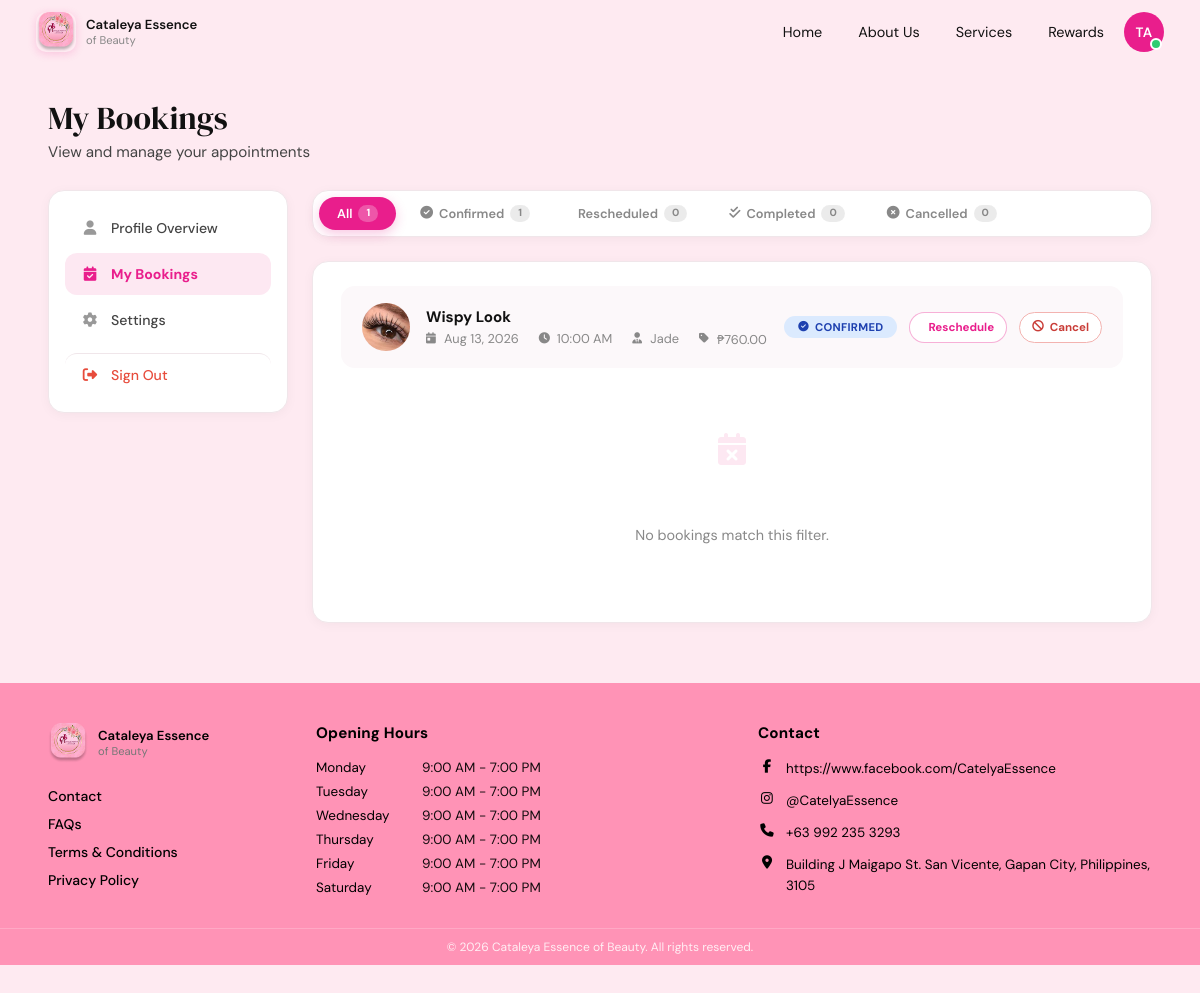
Screenshot of /Php/bookings.php (signed in) with the database file from the repository.
### tables this page shows
CREATE TABLE `bookings` (
  `id` int NOT NULL,
  `user_id` int NOT NULL,
  `service_id` int NOT NULL,
  `staff_id` int DEFAULT NULL,
  `booking_date` varchar(50) NOT NULL,
  `booking_time` time NOT NULL,
  `deadline` datetime DEFAULT NULL,
  `status` enum('pending','confirmed','rescheduled','completed','cancelled') DEFAULT 'confirmed',
  `auto_cancelled` tinyint(1) DEFAULT '0',
  `total_amount` decimal(10,2) NOT NULL,
  `notes` text,
  `reschedule_reason` varchar(1000) DEFAULT NULL,
  `created_at` timestamp NULL DEFAULT CURRENT_TIMESTAMP,
  `updated_at` timestamp NULL DEFAULT CURRENT_TIMESTAMP ON UPDATE CURRENT_TIMESTAMP,
  `active_user_slot_key` varchar(128) GENERATED ALWAYS AS (case when (`status` in (_utf8mb4'confirmed',_utf8mb4'rescheduled')) then concat(`user_id`,_utf8mb4'|',`booking_date`,_utf8mb4'|',`booking_time`) else NULL end) STORED,
  `active_slot_key` varchar(128) GENERATED ALWAYS AS (case when (`status` in (_utf8mb4'confirmed',_utf8mb4'rescheduled')) then concat(`booking_date`,_utf8mb4'|',`booking_time`) else NULL end) STORED
);

CREATE TABLE `services` (
  `id` int NOT NULL,
  `name` varchar(255) NOT NULL,
  `description` text,
  `main_category` enum('Beauty Services','Spa Massage') NOT NULL,
  `sub_category` varchar(100) NOT NULL,
  `price` decimal(10,2) NOT NULL,
  `duration_minutes` int DEFAULT NULL,
  `image_url` varchar(255) DEFAULT NULL,
  `is_active` tinyint(1) DEFAULT '1',
  `created_at` timestamp NULL DEFAULT CURRENT_TIMESTAMP,
  `updated_at` timestamp NULL DEFAULT CURRENT_TIMESTAMP ON UPDATE CURRENT_TIMESTAMP
);

CREATE TABLE `staff` (
  `id` int NOT NULL,
  `full_name` varchar(100) NOT NULL,
  `email` varchar(100) DEFAULT NULL,
  `phone` varchar(20) DEFAULT NULL,
  `specialization` varchar(255) DEFAULT NULL,
  `is_available` tinyint(1) DEFAULT '1',
  `rating` decimal(3,2) DEFAULT '0.00',
  `total_reviews` int DEFAULT '0',
  `created_at` timestamp NULL DEFAULT CURRENT_TIMESTAMP,
  `category` enum('Beauty Services','Spa Massage') NOT NULL DEFAULT 'Beauty Services',
  `title` varchar(100) DEFAULT NULL,
  `image_url` varchar(255) DEFAULT NULL,
  `experience_years` int DEFAULT '0'
);

### Php/bookings.php (the view, shortened to what this page needs)
<?php
require_once __DIR__ . '/../config/database.php';
$user_id = $_SESSION['user_id'];
$sql = "
    SELECT b.id, b.service_id, b.booking_date, b.booking_time, b.status, b.created_at, b.total_amount,
           s.name as service_name, s.image_url as service_image, s.price,
           st.full_name as stylist_name
    FROM bookings b
    JOIN services s ON b.service_id = s.id
    LEFT JOIN staff st ON b.staff_id = st.id
    WHERE b.user_id = ?
      AND b.status IN ('confirmed', 'completed', 'cancelled', 'rescheduled')
    ORDER BY b.booking_date DESC, b.booking_time DESC
";
$stmt = $pdo->prepare($sql);
$stmt->execute([$user_id]);
$bookings = $stmt->fetchAll();
$status_counts = [
    'all' => count($bookings),
    'confirmed' => 0,
    'rescheduled' => 0,
    'completed' => 0,
    'cancelled' => 0
];
foreach ($bookings as $b) {
    if (isset($status_counts[$b['status']])) {
        $status_counts[$b['status']]++;
    }
}
$stmt = $pdo->prepare("SELECT id, full_name, email, profile_photo FROM users WHERE id = ?");
$stmt->execute([$user_id]);
$user = $stmt->fetch();
$name_parts = array_filter(explode(' ', trim($user['full_name'])));
if (count($name_parts) >= 2) {
    $initials = strtoupper(substr(reset($name_parts), 0, 1) . substr(end($name_parts), 0, 1));
} elseif (count($name_parts) === 1) {
    $initials = strtoupper(substr(reset($name_parts), 0, 2));
} else {
    $initials = 'U';
}
?>
<!DOCTYPE html>
<html lang="en">
<head>
    <link rel="stylesheet" href="https://cdnjs.cloudflare.com/ajax/libs/font-awesome/6.5.0/css/all.min.css" />
    <link rel="stylesheet" href="../css/bookings.css" />
    <link rel="stylesheet" href="../css/user-footer.css" />
</head>
<body>
    <header class="navbar">
        <div class="navbar__logo">
            <img src="../img/Rectangle 38 (1).png" class="logo-img" alt="Cataleya Essence of Beauty" />
            <div class="logo-text">
                <span class="logo-name">Cataleya Essence</span>
                <span class="logo-sub">of Beauty</span>
            </div>
        </div>
        <nav class="navbar__links" id="nav-links">
            <a href="home.php" class="nav-link">Home</a>
            <a href="about.php" class="nav-link">About Us</a>
            <a href="serv.php" class="nav-link">Services</a>
            <a href="Rewards.php" class="nav-link">Rewards</a>
        </nav>
        <div class="profile-wrapper" id="profileWrapper">
            <div class="profile-avatar" id="profileAvatar" role="button" aria-haspopup="true" aria-expanded="false">
                <?php if ($user['profile_photo']): ?>
                    <img src="<?php echo htmlspecialchars($user['profile_photo']); ?>" alt="Profile" class="avatar-image" />
                <?php else: ?>
                    <span class="avatar-initials"><?php echo htmlspecialchars($initials); ?></span>
                <?php endif; ?>
                <span class="status-dot"></span>
            </div>
        </div>
    </header>
    <main class="profile-page">
        <div class="profile-header">
            <div>
                <h1>My Bookings</h1>
                <p>View and manage your appointments</p>
            </div>
        </div>
        <div class="profile-layout">
            <aside class="profile-sidebar">
                <nav class="sidebar-nav">
                    <a href="profile.php" class="sidebar-link"><i class="fas fa-user"></i> Profile Overview</a>
                    <a href="bookings.php" class="sidebar-link active"><i class="fas fa-calendar-check"></i> My Bookings</a>
                    <a href="settings.php" class="sidebar-link"><i class="fas fa-cog"></i> Settings</a>
                    <a href="../auth/logout.php" class="sidebar-link sidebar-link--signout"><i class="fas fa-sign-out-alt"></i> Sign Out</a>
                </nav>
            </aside>
            <div class="profile-main">
                <div class="filter-tabs" id="filterTabs" role="toolbar" aria-label="Filter bookings by status">
                    <button type="button" class="filter-tab active" data-status="all" aria-pressed="true">
                        All <span class="count-badge"><?php echo $status_counts['all']; ?></span>
                    </button>
                    <button type="button" class="filter-tab" data-status="confirmed" aria-pressed="false">
                        <i class="fas fa-check-circle"></i> Confirmed <span class="count-badge"><?php echo $status_counts['confirmed']; ?></span>
                    </button>
                    <button type="button" class="filter-tab" data-status="rescheduled" aria-pressed="false">
                        <i class="fas fa-calendar-pen"></i> Rescheduled <span class="count-badge"><?php echo $status_counts['rescheduled']; ?></span>
                    </button>
                    <button type="button" class="filter-tab" data-status="completed" aria-pressed="false">
                        <i class="fas fa-check-double"></i> Completed <span class="count-badge"><?php echo $status_counts['completed']; ?></span>
                    </button>
                    <button type="button" class="filter-tab" data-status="cancelled" aria-pressed="false">
                        <i class="fas fa-times-circle"></i> Cancelled <span class="count-badge"><?php echo $status_counts['cancelled']; ?></span>
                    </button>
                </div>
                <div class="bookings-container" id="bookingsContainer">
                    <?php if (count($bookings) === 0): ?>
                        <div class="empty-state">
                            <i class="fas fa-calendar-plus"></i>
                            <p>You have no bookings yet.</p>
                            <a href="serv.php" class="btn-book-now">Book a Service</a>
                        </div>
                    <?php else: ?>
                        <?php foreach ($bookings as $booking): ?>
                            <div class="booking-card" data-status="<?php echo htmlspecialchars($booking['status']); ?>" data-booking-id="<?php echo $booking['id']; ?>">
                                <div class="booking-icon-wrap">
                                    <?php if ($booking['service_image']): ?>
                                        <img src="<?php echo htmlspecialchars($booking['service_image']); ?>" alt="<?php echo htmlspecialchars($booking['service_name']); ?>" />
                                    <?php else: ?>
                                        <i class="fas fa-spa"></i>
                                    <?php endif; ?>
                                </div>
                                <div class="booking-body">
                                    <span class="service-name"><?php echo htmlspecialchars($booking['service_name']); ?></span>
                                    <div class="booking-meta">
                                        <span><i class="fas fa-calendar-day"></i> <?php echo date('M j, Y', strtotime($booking['booking_date'])); ?></span>
                                        <span><i class="fas fa-clock"></i> <?php echo date('g:i A', strtotime($booking['booking_time'])); ?></span>
                                        <?php if ($booking['stylist_name']): ?>
                                            <span><i class="fas fa-user-tie"></i> <?php echo htmlspecialchars($booking['stylist_name']); ?></span>
                                        <?php endif; ?>
                                        <span><i class="fas fa-tag"></i> ₱<?php echo number_format($booking['total_amount'] ?: $booking['price'], 2); ?></span>
                                    </div>
                                </div>
                                <div class="booking-actions">
                                    <span class="status-badge <?php echo getStatusBadgeClass($booking['status']); ?>">
                                        <i class="fas <?php echo getStatusIcon($booking['status']); ?>"></i>
                                        <?php echo ucfirst($booking['status']); ?>
                                    </span>
                                    <?php if ($booking['status'] === 'confirmed'): ?>
                                        <button type="button" class="btn-reschedule-booking" data-booking-id="<?php echo (int) $booking['id']; ?>" data-booking-date="<?php echo htmlspecialchars($booking['booking_date']); ?>" data-booking-time="<?php echo htmlspecialchars($booking['booking_time']); ?>" data-service-id="<?php echo (int) $booking['service_id']; ?>" data-service-price="<?php echo htmlspecialchars(number_format((float) $booking['price'], 2, '.', '')); ?>">
                                            <i class="fas fa-calendar-pen"></i> Reschedule
                                        </button>
                                    <?php endif; ?>
                                    <?php if (in_array($booking['status'], ['confirmed', 'rescheduled'], true)): ?>
                                        <button type="button" class="btn-cancel-booking" data-booking-id="<?php echo (int) $booking['id']; ?>">
                                            <i class="fas fa-ban"></i> Cancel
                                        </button>
                                    <?php endif; ?>
                                </div>
                            </div>
                        <?php endforeach; ?>
                    <?php endif; ?>
                    <div class="filter-empty-state" id="filterEmptyState" hidden role="status" aria-live="polite">
                        <i class="fas fa-calendar-xmark" aria-hidden="true"></i>
                        <p>No bookings match this filter.</p>
                    </div>
                </div>
            </div>
        </div>
    </main>
    <?php require __DIR__ . '/includes/user-footer.php'; ?>
</body>
</html>
<?php
function getStatusBadgeClass(string $status): string {
    return match ($status) {
        'confirmed' => 'status-confirmed',
        'rescheduled' => 'status-rescheduled',
        'completed' => 'status-completed',
        'cancelled' => 'status-cancelled',
        default     => 'status-default',
    };
}
function getStatusIcon(string $status): string {
    return match ($status) {
        'confirmed' => 'fa-check-circle',
        'rescheduled' => 'fa-calendar-pen',
        'completed' => 'fa-check-double',
        'cancelled' => 'fa-times-circle',
        default     => 'fa-circle',
    };
}
?>

### rows the page displays
bookings: service.image_url (picture), service.name "Wispy Look", booking_date "Aug 13, 2026", booking_time "10:00 AM", staff.full_name "Jade", total_amount "760.00", status "CONFIRMED"

### other values shown
$initials "TA"
$status_counts['all'] "1"
$status_counts['confirmed'] "1"
$status_counts['rescheduled'] "0"
$status_counts['completed'] "0"
$status_counts['cancelled'] "0"
